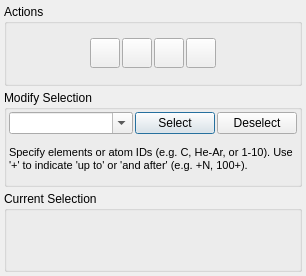
<ui version="4.0">
 <class>SelectDialog</class>
 <widget class="QDialog" name="SelectDialog">
  <property name="geometry">
   <rect>
    <x>0</x>
    <y>0</y>
    <width>306</width>
    <height>276</height>
   </rect>
  </property>
  <property name="windowTitle">
   <string>Select</string>
  </property>
  <property name="windowIcon">
   <iconset resource="icons.qrc">
    <normaloff>:/stackicons/icons/stack_select.svg</normaloff>:/stackicons/icons/stack_select.svg</iconset>
  </property>
  <layout class="QVBoxLayout" name="verticalLayout_2">
   <property name="spacing">
    <number>4</number>
   </property>
   <property name="margin">
    <number>4</number>
   </property>
   <item>
    <widget class="QGroupBox" name="ActionsBox">
     <property name="title">
      <string>Actions</string>
     </property>
     <layout class="QHBoxLayout" name="horizontalLayout">
      <property name="spacing">
       <number>2</number>
      </property>
      <property name="margin">
       <number>2</number>
      </property>
      <item>
       <spacer name="horizontalSpacer">
        <property name="orientation">
         <enum>Qt::Horizontal</enum>
        </property>
        <property name="sizeHint" stdset="0">
         <size>
          <width>40</width>
          <height>20</height>
         </size>
        </property>
       </spacer>
      </item>
      <item>
       <widget class="QToolButton" name="SelectAllButton">
        <property name="minimumSize">
         <size>
          <width>30</width>
          <height>30</height>
         </size>
        </property>
        <property name="maximumSize">
         <size>
          <width>30</width>
          <height>30</height>
         </size>
        </property>
        <property name="toolTip">
         <string>Select all atoms in the current model</string>
        </property>
        <property name="text">
         <string/>
        </property>
        <property name="icon">
         <iconset resource="icons.qrc">
          <normaloff>:/select/icons/select_all.svg</normaloff>:/select/icons/select_all.svg</iconset>
        </property>
        <property name="iconSize">
         <size>
          <width>24</width>
          <height>24</height>
         </size>
        </property>
       </widget>
      </item>
      <item>
       <widget class="QToolButton" name="SelectNoneButton">
        <property name="minimumSize">
         <size>
          <width>30</width>
          <height>30</height>
         </size>
        </property>
        <property name="maximumSize">
         <size>
          <width>30</width>
          <height>30</height>
         </size>
        </property>
        <property name="toolTip">
         <string>Deselect all atoms in the current model</string>
        </property>
        <property name="text">
         <string/>
        </property>
        <property name="icon">
         <iconset resource="icons.qrc">
          <normaloff>:/select/icons/select_none.svg</normaloff>:/select/icons/select_none.svg</iconset>
        </property>
        <property name="iconSize">
         <size>
          <width>24</width>
          <height>24</height>
         </size>
        </property>
       </widget>
      </item>
      <item>
       <widget class="QToolButton" name="SelectionInvertButton">
        <property name="minimumSize">
         <size>
          <width>30</width>
          <height>30</height>
         </size>
        </property>
        <property name="maximumSize">
         <size>
          <width>30</width>
          <height>30</height>
         </size>
        </property>
        <property name="toolTip">
         <string>Invert the current atom selection</string>
        </property>
        <property name="text">
         <string/>
        </property>
        <property name="icon">
         <iconset resource="icons.qrc">
          <normaloff>:/select/icons/select_invert.svg</normaloff>:/select/icons/select_invert.svg</iconset>
        </property>
        <property name="iconSize">
         <size>
          <width>24</width>
          <height>24</height>
         </size>
        </property>
       </widget>
      </item>
      <item>
       <widget class="QToolButton" name="SelectionExpandButton">
        <property name="minimumSize">
         <size>
          <width>30</width>
          <height>30</height>
         </size>
        </property>
        <property name="maximumSize">
         <size>
          <width>30</width>
          <height>30</height>
         </size>
        </property>
        <property name="toolTip">
         <string>Expand the current atom selection along bonds</string>
        </property>
        <property name="text">
         <string/>
        </property>
        <property name="icon">
         <iconset resource="icons.qrc">
          <normaloff>:/select/icons/select_expand.svg</normaloff>:/select/icons/select_expand.svg</iconset>
        </property>
        <property name="iconSize">
         <size>
          <width>24</width>
          <height>24</height>
         </size>
        </property>
       </widget>
      </item>
      <item>
       <spacer name="horizontalSpacer_2">
        <property name="orientation">
         <enum>Qt::Horizontal</enum>
        </property>
        <property name="sizeHint" stdset="0">
         <size>
          <width>40</width>
          <height>20</height>
         </size>
        </property>
       </spacer>
      </item>
     </layout>
    </widget>
   </item>
   <item>
    <widget class="QGroupBox" name="SelectGroup">
     <property name="title">
      <string>Modify Selection</string>
     </property>
     <layout class="QVBoxLayout" name="verticalLayout">
      <property name="spacing">
       <number>2</number>
      </property>
      <property name="margin">
       <number>2</number>
      </property>
      <item>
       <layout class="QHBoxLayout" name="horizontalLayout_2">
        <item>
         <widget class="QComboBox" name="SelectionCombo">
          <property name="sizePolicy">
           <sizepolicy hsizetype="Expanding" vsizetype="Fixed">
            <horstretch>0</horstretch>
            <verstretch>0</verstretch>
           </sizepolicy>
          </property>
          <property name="editable">
           <bool>true</bool>
          </property>
         </widget>
        </item>
        <item>
         <widget class="QPushButton" name="SelectButton">
          <property name="toolTip">
           <string>Select atoms according to the supplied expression</string>
          </property>
          <property name="text">
           <string>Select</string>
          </property>
         </widget>
        </item>
        <item>
         <widget class="QPushButton" name="DeselectButton">
          <property name="toolTip">
           <string>Deselect atoms according to the supplied expression</string>
          </property>
          <property name="text">
           <string>Deselect</string>
          </property>
         </widget>
        </item>
       </layout>
      </item>
      <item>
       <widget class="QLabel" name="DescriptionLabel">
        <property name="sizePolicy">
         <sizepolicy hsizetype="Expanding" vsizetype="Preferred">
          <horstretch>0</horstretch>
          <verstretch>0</verstretch>
         </sizepolicy>
        </property>
        <property name="minimumSize">
         <size>
          <width>0</width>
          <height>46</height>
         </size>
        </property>
        <property name="font">
         <font>
          <pointsize>8</pointsize>
         </font>
        </property>
        <property name="text">
         <string>Specify elements or atom IDs (e.g. C, He-Ar, or 1-10). Use '+' to indicate 'up to' or 'and after' (e.g. +N, 100+).</string>
        </property>
        <property name="scaledContents">
         <bool>true</bool>
        </property>
        <property name="wordWrap">
         <bool>true</bool>
        </property>
       </widget>
      </item>
     </layout>
    </widget>
   </item>
   <item>
    <widget class="QGroupBox" name="DetailsGroup">
     <property name="title">
      <string>Current Selection</string>
     </property>
     <layout class="QVBoxLayout" name="verticalLayout_3">
      <item>
       <widget class="QLabel" name="SelectionLabel1">
        <property name="text">
         <string/>
        </property>
       </widget>
      </item>
      <item>
       <widget class="QLabel" name="SelectionLabel2">
        <property name="text">
         <string/>
        </property>
       </widget>
      </item>
     </layout>
    </widget>
   </item>
  </layout>
 </widget>
 <resources>
  <include location="icons.qrc"/>
 </resources>
 <connections/>
</ui>
